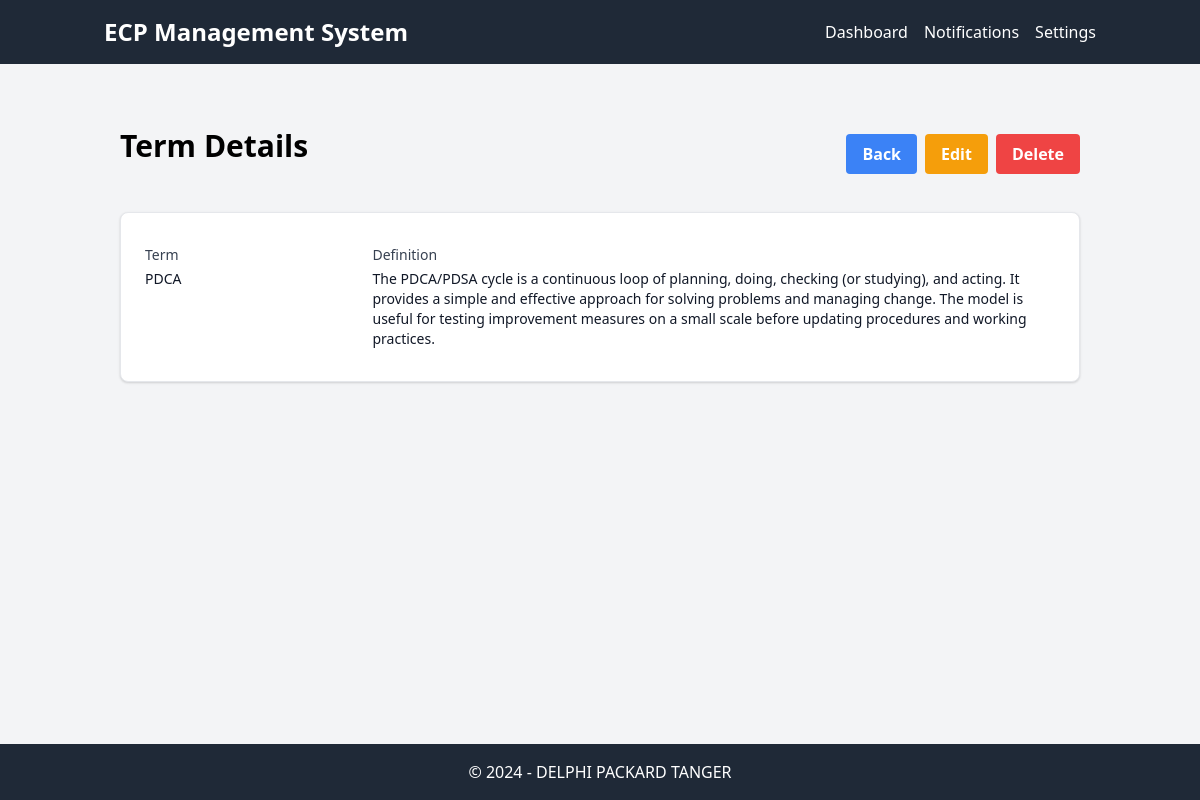
The app's page /dictionnaire/5 with its own data.
### tables this page shows
CREATE TABLE Dictionnaire (
    id INTEGER PRIMARY KEY AUTOINCREMENT,
    term TEXT(100) UNIQUE NOT NULL,
    definition TEXT NOT NULL
);

### app.py (the view)
@app.route("/dictionnaire/<string:id>", methods=['GET'])
def show_term(id):
    con = sql.connect("db_web.db")
    con.row_factory = sql.Row
    cur = con.cursor()
    cur.execute("select * from Dictionnaire where id=?", (id,))
    data = cur.fetchone()
    return render_template("dictionnaire/show_term.html", datas=data)

### templates/dictionnaire/show_term.html
{% extends 'layout.html' %}
{% block main %}
  <div class="container mx-auto px-4 py-8">
    <div class="flex items-center justify-between mb-8">
      <h1 class="text-3xl font-bold text-center mb-4">Term Details</h1>
      <div class="flex items-center space-x-2">
        <a href="{{ url_for('dictionnaire') }}" class="bg-blue-500 hover:bg-blue-700 text-white font-bold py-2 px-4 rounded">Back</a>
        <a href="{{ url_for('edit_term', id=datas.id) }}" class="bg-yellow-500 hover:bg-yellow-700 text-white font-bold py-2 px-4 rounded">Edit</a>
        <form id="delete_form" action="{{ url_for('delete_term', id=datas.id) }}" method="post">
          <button type="submit" class="bg-red-500 hover:bg-red-700 text-white font-bold py-2 px-4 rounded" onclick="return confirm('Are you sure you want to delete this term?');">Delete</button>
        </form>
      </div>
    </div>
    <div class="shadow overflow-hidden rounded-lg border border-gray-200 bg-white">
      <div class="px-6 py-8">
        <dl class="grid grid-cols-1 gap-y-4 sm:grid-cols-4">
          <div class="sm:col-span-1">
            <dt class="text-sm font-medium text-gray-700">Term</dt>
            <dd class="mt-1 text-sm text-gray-900">{{ datas.term }}</dd>
          </div>
          <div class="sm:col-span-3">
            <dt class="text-sm font-medium text-gray-700">Definition</dt>
            <dd class="mt-1 text-sm text-gray-900">{{ datas.definition }}</dd>
          </div>
        </dl>
      </div>
    </div>
  </div>
{% endblock %}

### records on screen
Dictionnaire: term "PDCA", definition "The PDCA/PDSA cycle is a continuous loop of planning, doing, checking (or studying), and acting. It provides a simple and effective approach for solving problems and managing change. The model is useful for testing improvement measures on a small scale before updating procedures and working practices."
